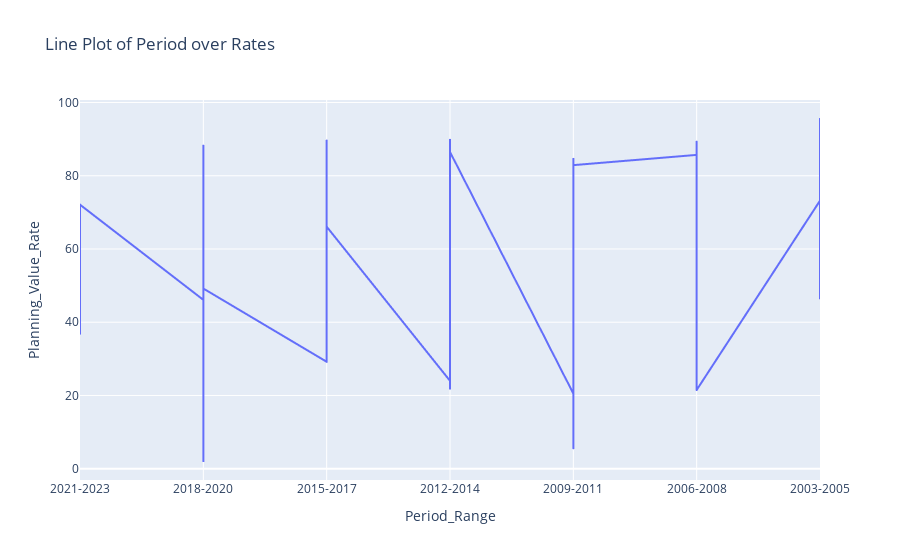

Source (notebook cell):
### Code cell
# Example line plot 
fig = px.line(subset_df, x='Period_Range', y='Planning_Value_Rate', title='Line Plot of Period over Rates')
fig.show()

### Figure 1 — Plotly figure (JSON) as saved in the notebook; plotly's stock layout.template omitted (floating-point values rounded to 4 significant figures; data arrays with more than 128 entries replaced by an {"elided": "..."} marker saying what was removed)
{"data": [{"hovertemplate": "Period_Range=%{x}<br>Planning_Value_Rate=%{y}<extra></extra>", "legendgroup": "", "line": {"color": "#636efa", "dash": "solid"}, "marker": {"symbol": "circle"}, "mode": "lines", "name": "", "showlegend": false, "type": "scattergl", "x": {"elided": "4762 str values"}, "xaxis": "x", "y": {"elided": "4762 float values"}, "yaxis": "y"}], "layout": {"legend": {"tracegroupgap": 0}, "title": {"text": "Line Plot of Period over Rates"}, "xaxis": {"anchor": "y", "domain": [0, 1], "title": {"text": "Period_Range"}}, "yaxis": {"anchor": "x", "domain": [0, 1], "title": {"text": "Planning_Value_Rate"}}}}
